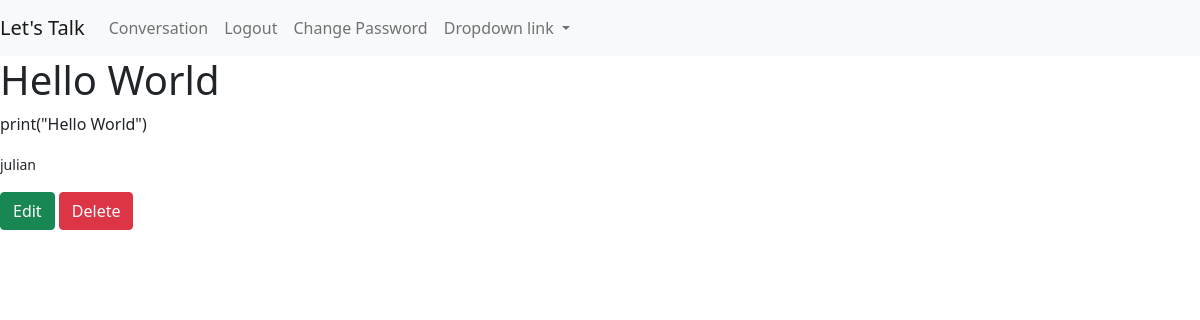
The app's page /articles/3/ (signed in) with its own data.
### articles/models.py (models this page shows, shortened)
class Article(models.Model):
    title = models.CharField(max_length=128)
    body = models.TextField(max_length=256)
    organization = models.CharField(max_length=128)
    author = models.ForeignKey(
        get_user_model(),
        on_delete = models.CASCADE
    )
    created_at = models.DateTimeField(auto_now_add=True)

### accounts/models.py (models this page shows)
class CustomUser(AbstractUser):
    role = models.CharField(max_length=255)
    department = models.CharField(max_length=255)

### articles/views.py (the view)
# urls.py: path('<int:pk>/', ArticleDetailPage.as_view(), name='news_detail'),
class ArticleDetailPage(LoginRequiredMixin, DetailView):
    model = Article
    template_name = "news_detail.html"

### templates/news_detail.html (shortened to what this page needs)
{% extends 'base.html' %}
{% block content %}
    <h1>{{ article.title }}</h1>
    <p>{{ article.body }}</p>
    <p><small>{{ article.author }}</small></p>
    <a href="{% url 'news_edit' article.id %}" class="btn btn-success" >Edit</a>
    <a href="{% url 'news_delete' article.id %}" class="btn btn-danger">Delete</a>
{% endblock content %}

### records on screen
Article: title "Hello World", body "print(\"Hello World\")", author "julian"
